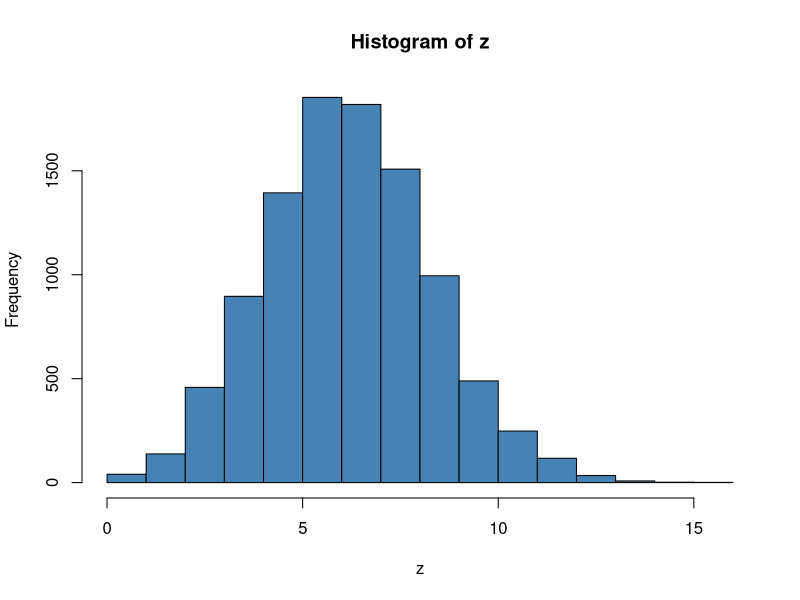
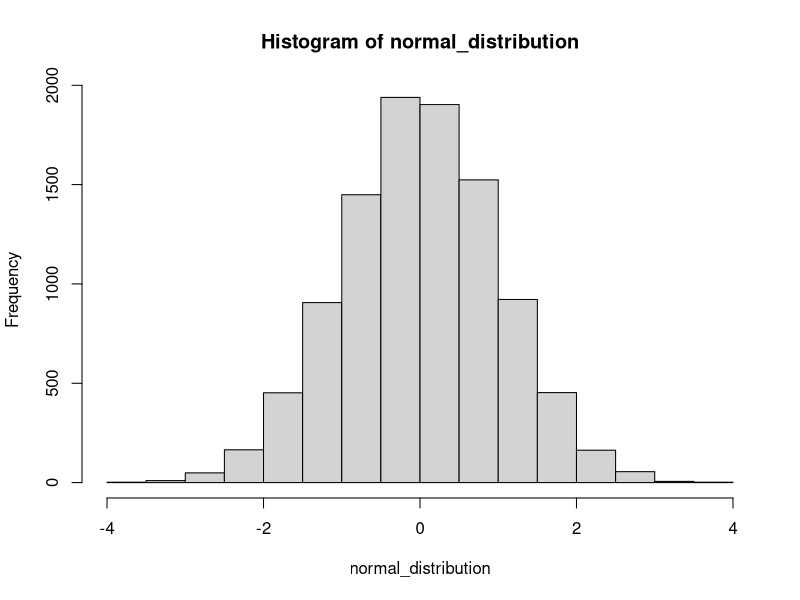
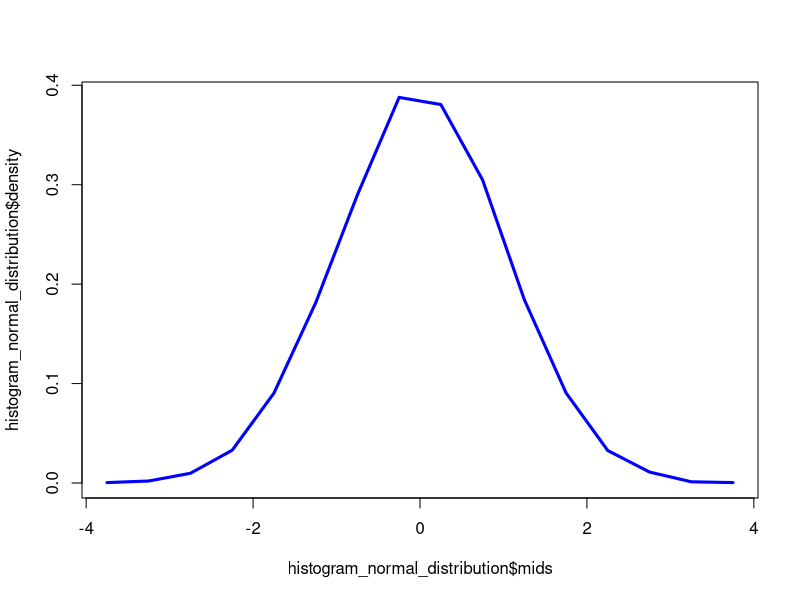
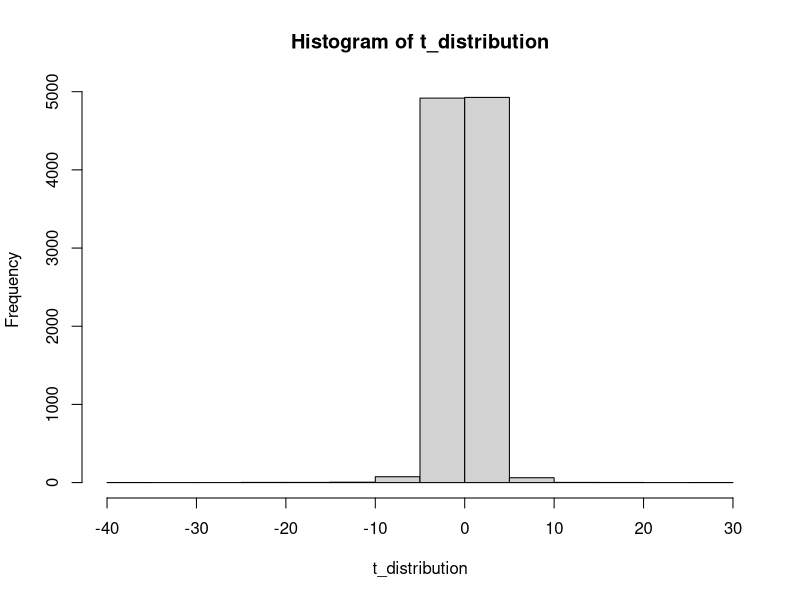
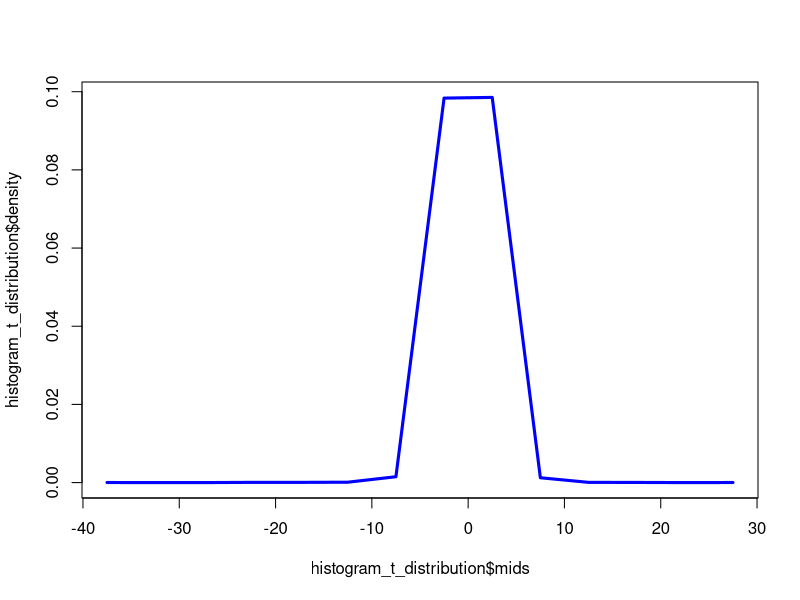
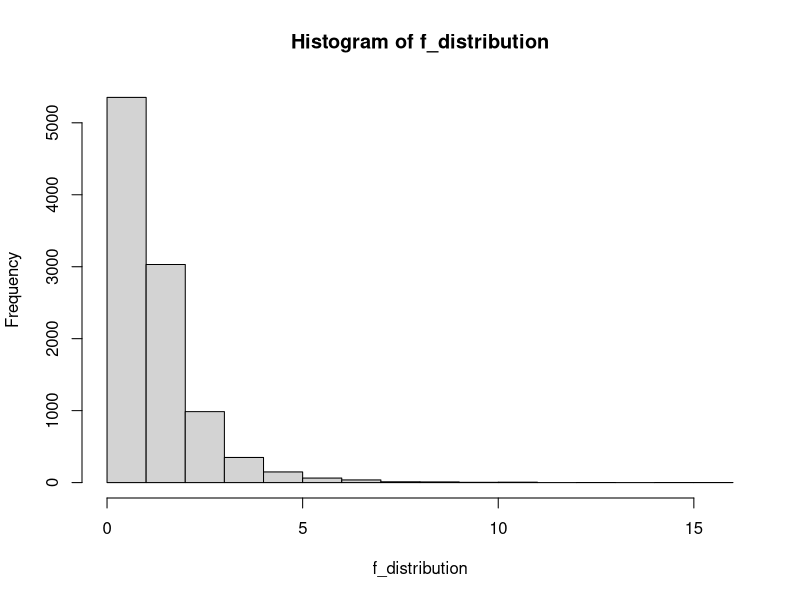
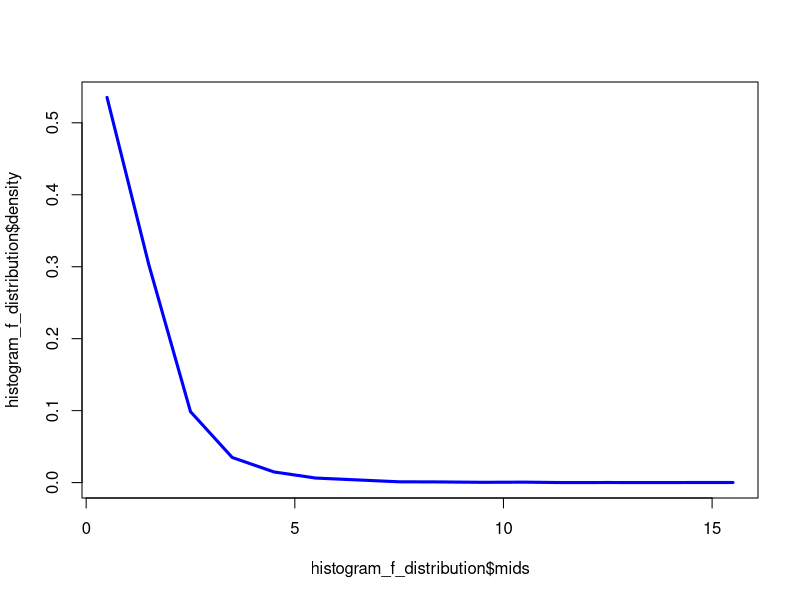

R code for these plots, in order:
## ---- chunk 1
pants <- data.frame(
   type = c("Blue jeans","Grey jeans","Black jeans","Black suit","Blue tracksuit"),
   label = c("X1", "X2", "X3", "X4", "X5"),
   probability = c(0.5,0.3,0.1,0,0.1))

pants
## ---- chunk 2
#Try plotting a bar graph of all the probabilities above
#barplot(pants$probability, names.arg = pants$type)
## ---- chunk 3
dbinom( x = 4, size = 20, prob = 1/6)
## ---- chunk 4
#Try finding the probability for N = 20 and N=100 trials for a fair coin flip.
#dbinom(x=3, size= 20, prob=1/2)
#dbinom (x=3,size= 100, prob= 1/2)
## ---- chunk 5
#Find the probability of rolling 0 skulls or 1 skull or 2 skulls or 3 skulls or 4 skulls
pbinom( q= 3, size = 20, prob = 1/6)

#Practice - Find probability of getting 0-5 heads in 50 trials of coin flip
#pbinom(q=5, size=50,prob=1/2)
## ---- chunk 6
qbinom( p = 0.566, size = 20, prob = 1/6 )

#Practice - Find the 40th percentile
## ---- chunk 7
z <- rbinom( n = 10000, size = 20, prob = 2/6 )
z
#Let's also plot this and see how it looks
hist(z, col = 'steelblue')
## ---- chunk 8
normal_distribution <- rnorm(10000, mean = 0, sd = 1) 
histogram_normal_distribution <- hist(normal_distribution)
plot(histogram_normal_distribution$mids,histogram_normal_distribution$density, type="l", col="blue", lwd=3)


## ---- chunk 9
dnorm(x=85, mean=80, sd=5)

## ---- chunk 10
pnorm(q = 80, mean = 80, sd = 5)
## ---- chunk 11
qnorm(0.25 ,mean = 0 , sd = 1)
## ---- chunk 12
norm <- rnorm(50, mean = 0, sd = 1) 
shapiro.test(norm)

binom <- rbinom(100, 20, 1/6)
shapiro.test(binom)

## ---- chunk 13
t_distribution <- rt(10000, 3)
histogram_t_distribution <- hist(t_distribution)
plot(histogram_t_distribution$mids,histogram_t_distribution$density, type="l", col="blue", lwd=3)
## ---- chunk 14

norm1 <- rnorm(100, mean = 10, sd = 5)
norm2 <- rnorm(100, mean = 20, sd = 7)
chisqdist <- norm1^2 + norm2^2
chisqdist
#chisq_distribution <- rchisq(10000, 3)
#histogram_chisq_distribution <- hist(chisq_distribution)
#plot(histogram_chisq_distribution$mids,histogram_chisq_distribution$density, type="l", col="blue", lwd=3)
## ---- chunk 15
f_distribution <- rf(10000, 5, 10)
histogram_f_distribution <- hist(f_distribution)
plot(histogram_f_distribution$mids,histogram_f_distribution$density, type="l", col="blue", lwd=3)
